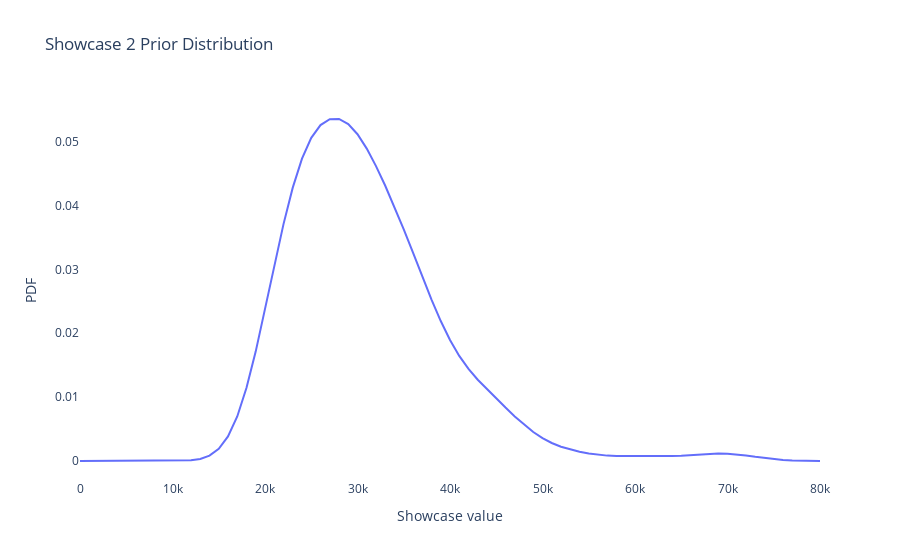

Notebook cell for this chart:
### Code cell
fig = go.Figure()

fig.add_trace(
    go.Line(
        x=prior2.index,
        y=prior2['probs']
    )
)

fig.update_layout(
    plot_bgcolor='rgba(0,0,0,0)',
    xaxis_title='Showcase value',
    yaxis_title='PDF',
    title='Showcase 2 Prior Distribution'
)

fig.show()
